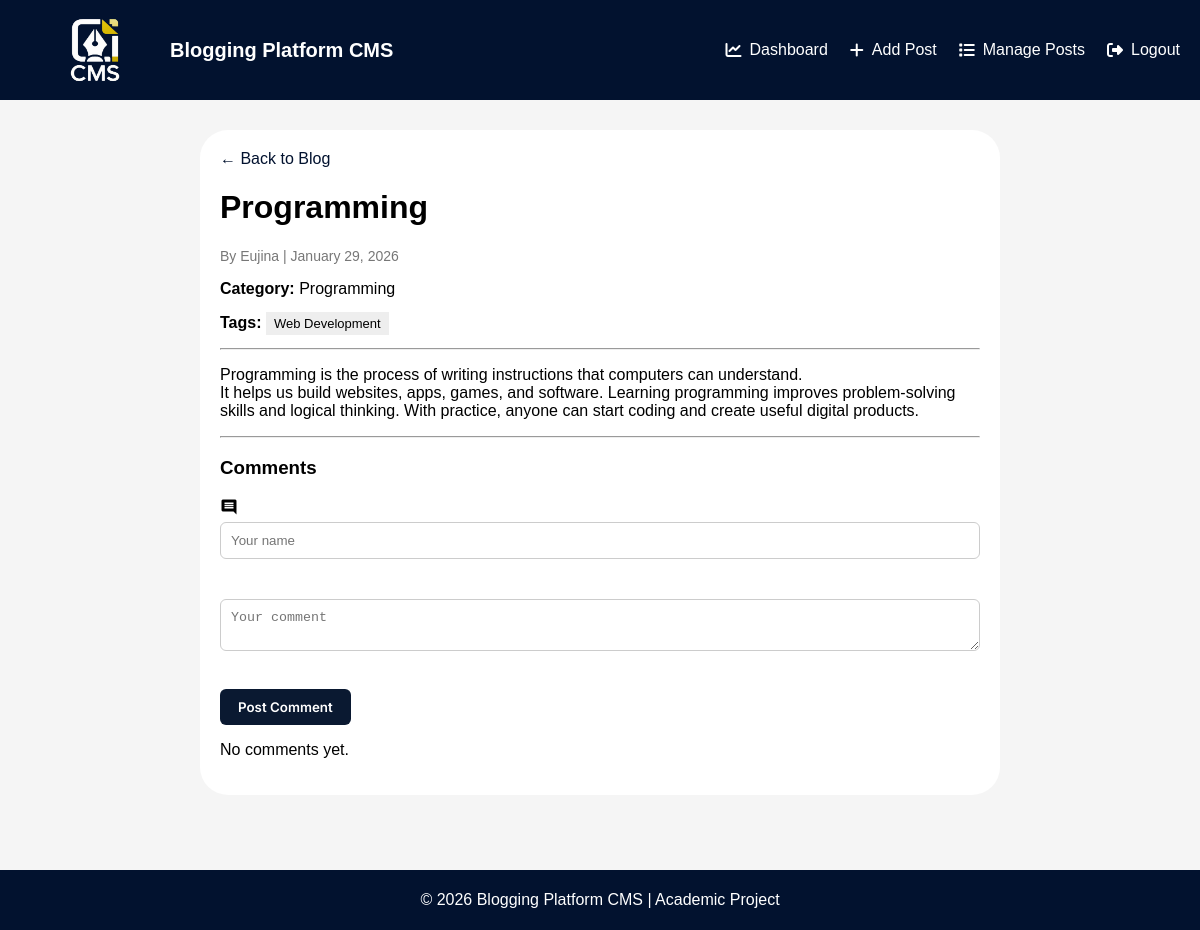
Screenshot of /post.php?id=5 with the database file from the repository.
### tables this page shows
CREATE TABLE `posts` (
  `id` int(11) NOT NULL,
  `title` varchar(255) NOT NULL,
  `content` text NOT NULL,
  `author_id` int(11) NOT NULL,
  `category_id` int(11) DEFAULT NULL,
  `created_at` timestamp NOT NULL DEFAULT current_timestamp(),
  `updated_at` timestamp NULL DEFAULT NULL
);

CREATE TABLE `users` (
  `id` int(11) NOT NULL,
  `username` varchar(50) NOT NULL,
  `password` varchar(255) NOT NULL,
  `role` varchar(20) DEFAULT 'admin',
  `created_at` timestamp NOT NULL DEFAULT current_timestamp()
);

CREATE TABLE `categories` (
  `id` int(11) NOT NULL,
  `name` varchar(100) NOT NULL
);

### public/post.php (the view, shortened to what this page needs)
<?php
require_once "../config/db.php";
require_once '../includes/header.php';
$post_id = (int) $_GET['id'];
$stmt = $pdo->prepare("
    SELECT
        posts.id,
        posts.title,
        posts.content,
        posts.created_at,
        posts.category_id,
        users.username AS author,
        categories.name AS category
    FROM posts
    JOIN users ON posts.author_id = users.id
    LEFT JOIN categories ON posts.category_id = categories.id
    WHERE posts.id = ?
");
$stmt->execute([$post_id]);
$post = $stmt->fetch(PDO::FETCH_ASSOC);
$stmt = $pdo->prepare("
    SELECT name, comment, created_at
    FROM comments
    WHERE post_id = ?
    ORDER BY created_at DESC
");
$stmt->execute([$post_id]);
$comments = $stmt->fetchAll(PDO::FETCH_ASSOC);
$stmt = $pdo->prepare("
    SELECT tags.name
    FROM tags
    JOIN post_tags ON tags.id = post_tags.tag_id
    WHERE post_tags.post_id = ?
");
$stmt->execute([$post_id]);
$tags = $stmt->fetchAll(PDO::FETCH_COLUMN);
?>
<!DOCTYPE html>
<html>
<head>
</head>
<body>
<div class="container">
    <a href="index.php">← Back to Blog</a>
    <h1><?= htmlspecialchars($post['title']) ?></h1>
    <p class="meta">
        By <?= htmlspecialchars($post['author']) ?> |
        <?= date("F d, Y", strtotime($post['created_at'])) ?>
    </p>
    <p><strong>Category:</strong>
        <?= htmlspecialchars($post['category'] ?? 'Uncategorized') ?>
    </p>
    <?php if (!empty($tags)): ?>
        <p class="tags">
            <strong>Tags:</strong>
            <?php foreach ($tags as $tag): ?>
                <span><?= htmlspecialchars($tag) ?></span>
            <?php endforeach; ?>
        </p>
    <?php endif; ?>
    <hr>
    <p>
        <?= nl2br(htmlspecialchars($post['content'])) ?>
    </p>
    <hr>
    <h3>Comments</h3>
<span class="material-icons">comment</span>
<form method="post">
    <input type="text" name="name" placeholder="Your name" required><br><br>
    <textarea name="comment" placeholder="Your comment" required></textarea><br><br>
    <button type="submit">Post Comment</button>
</form>
    <?php if (empty($comments)): ?>
        <p>No comments yet.</p>
    <?php endif; ?>
</div>
</body>
</html>
<?php require_once '../includes/footer.php'; ?>

### assets/css/style.css (style rules this page uses)
* { box-sizing: border-box; }
body { font-family: 'Inter', sans-serif; margin: 0; }
h1, h2, h3 { font-family: 'Montserrat', sans-serif; font-weight: 600; }
nav a, a { font-family: 'Montserrat', sans-serif; font-weight: 500; }
a { text-decoration: none; color:#02122f; }
button, .btn { font-family: 'Inter', sans-serif; font-weight: 600; }
.meta { font-size: 13px; color: #666; }
.material-icons { font-size: 18px; vertical-align: middle; margin-right: 5px; }
.container { width: 92%; margin: 40px auto; background: #f0ecdd; padding: 30px; border-radius: 28px; }
input[type="text"], input[type="password"], textarea, select { width: 100%; padding: 10px; margin-top: 6px; margin-bottom: 16px; border-radius: 6px; border: 1px solid #ccc; }
button { background: #0A1931; color: #fff; padding: 10px 18px; border: none; border-radius: 6px; cursor: pointer; }
.search-form.card, { padding: 20px; width: 100px; border-radius: 16px; box-shadow: 0 10px 25px rgba(0,0,0,0.08); background: #CCDEE4; }

### public/post.php (style rules this page uses)
body { font-family: Arial, sans-serif; background: #f5f5f5; }
.container { width: 800px; margin: 30px auto; background: #ffffff; padding: 20px; }
.meta { color: #777; font-size: 14px; }
.tags span { background: #eee; padding: 4px 8px; margin-right: 5px; font-size: 13px; }

### rows the page displays
posts: title "Programming", author.username "Eujina", created_at "January 29, 2026", category.name "Programming", content "Programming is the process of writing instructions that computers can understand. It helps us build websites, apps, games, and software. Learning programming improves problem-solving skills and logical thinking. With practice, anyone can start coding and create useful digital products."

### other values shown
$tag "Web Development"
